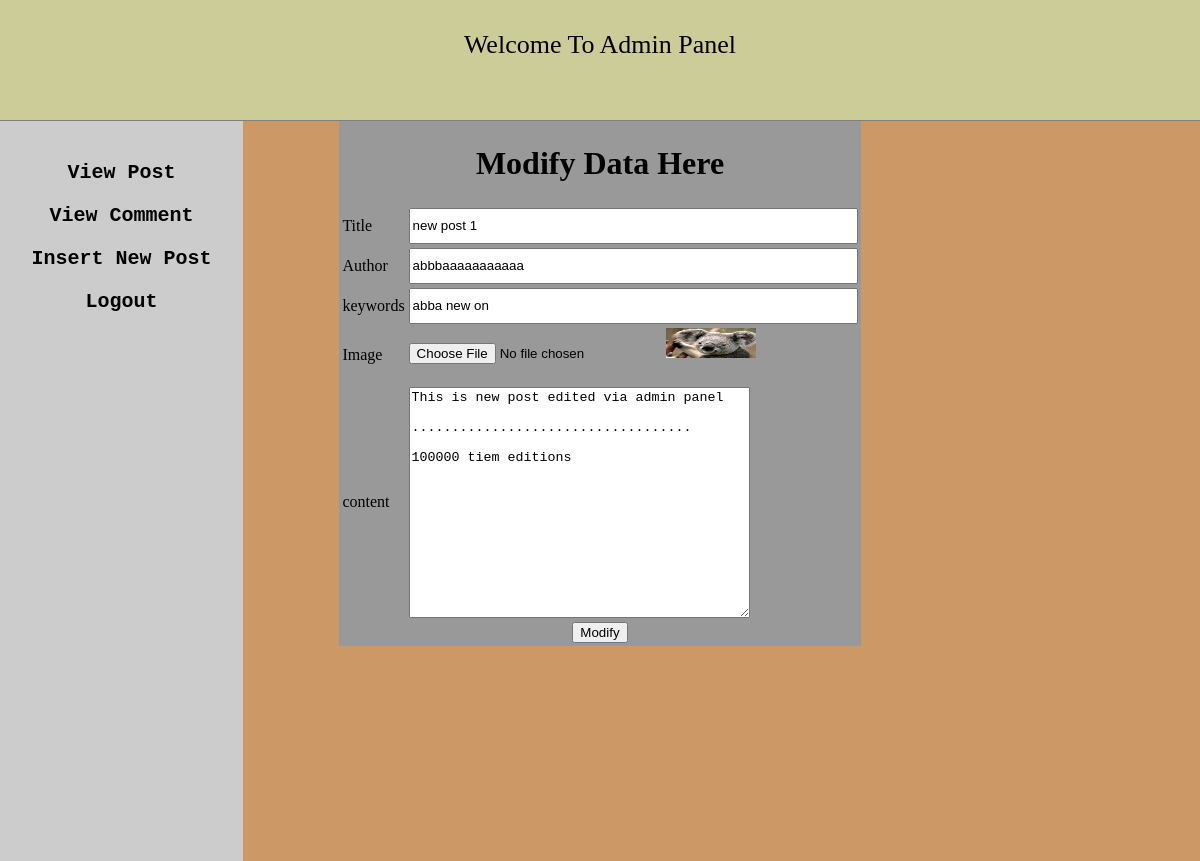
The page /Admin/modify.php?modify=19 on the database its author committed.
### tables this page shows
CREATE TABLE IF NOT EXISTS `post` (
  `post_id` int(10) NOT NULL AUTO_INCREMENT,
  `post_title` varchar(100) NOT NULL,
  `post_date` date NOT NULL,
  `post_author` varchar(100) NOT NULL,
  `post_image` text NOT NULL,
  `post_keywords` text NOT NULL,
  `post_content` text NOT NULL,
  PRIMARY KEY (`post_id`)
);

### Admin/modify.php (the view, shortened to what this page needs)
<!DOCTYPE html PUBLIC "-//W3C//DTD XHTML 1.0 Transitional//EN" "http://www.w3.org/TR/xhtml1/DTD/xhtml1-transitional.dtd">
<html xmlns="http://www.w3.org/1999/xhtml">
    	<head>
				<link href="admin_style.css" rel="stylesheet" media="all" />
		</head>
<body>
            <div id="header_admin">Welcome To Admin Panel</div>
			<div id="sidebar">
					<h2><a href="view_post.php">View Post</a></h2>
					<h2><a href="#">View Comment</a></h2>
					<h2><a href="insert_data.php ">Insert New Post</a></h2>
					<h2><a href="#">Logout</a></h2>
			</div>
<?php
		if(isset($_GET['modify'])){
			$id = $_GET['modify'];
			$record = "select * from post where post_id ='$id'";
			$result = mysql_query($record);
			while($row = mysql_fetch_array($result)){
				$id = $row['post_id'];
				$title = $row['post_title'];
				$keyword = $row['post_keywords'];
				$author = $row['post_author'];
				$image = $row['post_image'];
				$content = $row['post_content'];
				}
		}
?>
		<div id="modify">
				<form method="post" enctype="multipart/form-data" action="modify.php?id_modify=<?php echo $id; ?>">
					<table align="center" width="480" border="0px" height="400" bgcolor="#999999">
                         <tr>
                         		<td colspan="6" align="center"><h1>Modify Data Here</h1></td>
                         </tr>
                    	<tr height="30">
     							<td align="left">Title</td>
            					<td height="30"><input type="text" name="title" value="<?php echo $title; ?>" size="53" style="height:30px;"></td>
      					</tr>
                        <tr>
     							<td align="left">Author</td>
            					<td><input type="text" name="author" size="53"value="<?php echo $author; ?>" style="height:30px;"></td>
      					</tr>
                    	<tr>
     							<td align="left">keywords</td>
            					<td><input type="text" name="keywords" value="<?php echo $keyword; ?>" size="53" style="height:30px;"></td>
      					</tr>
                    	<tr>
     							<td align="left">Image</td>
            					<td ><input type="file" name="image" style="height:40px;">
             						<img src="../images/<?php echo $image; ?>" size="40" height="30" width="90"></td>
      					</tr>
                        <tr>
     							<td align="left">content</td>
            					<td><textarea  name="content"cols="40" rows="15"><?php echo $content; ?></textarea></td>
      					</tr>
                    	<tr>
            					<td colspan="6" align="center"><input type="submit" name="submit" value="Modify" ></td>
      					</tr>
    			</table>
			</form>
	</div>
</body>
</html>

### Admin/admin_style.css (style rules this page uses)
body { background:#C96; margin:0px; padding:0px; }
#header_admin { background:#CC9; width:100%; height:90px; text-align:center; color:#000; font-family:Georgia, "Times New Roman", Times, serif; font-size:26px; text-align:center; padding-top:30px; border-bottom:1px gray solid; }
#modify { margin-top:-740px;align:center;overflow:hidden; }
#sidebar { background:#CCC; width:203px; height:700px; text-align:center; padding:20px; text-align:center; }
#sidebar a { font-size:20px; color:#000; font-family:"Courier New", Courier, monospace; text-decoration:none; }

### rows shown on the page
post: title "new post 1", keywords "abba new on", post_image (picture), content "This is new post edited via admin panel ................................... 100000 tiem editions"
